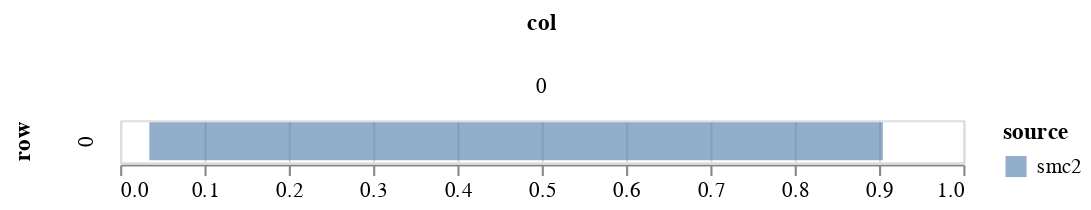

Source (notebook cell):
### Markdown cell above
## Plot quantiles

### Code cell
param = 'beta'
df = get_post_df(ps_smc2[param])
df_quant = df.groupby(['row', 'col'])[['value']].quantile(0.025).reset_index()
df_quant.rename({'value':'q1'}, axis=1, inplace=True)
df_quant2 = df.groupby(['row', 'col'])[['value']].quantile(0.975).reset_index()
df_quant2.rename({'value':'q2'}, axis=1, inplace=True)

df = df_quant.merge(df_quant2, on=['row', 'col'])

# simple quantile chart
df['source'] = 'smc2'
c1 = alt.Chart(df[df.row==0]).mark_bar(opacity=0.6).encode(
        alt.X('q1', title=None),
        alt.X2('q2', title=None),
        alt.Row('row'),
        alt.Column('col'),
        alt.Color('source')
)
c1

### Figure 1 — Vega-Lite specification as saved in the notebook (floating-point values rounded to 4 significant figures)
{"config": {"view": {"continuousWidth": 400, "continuousHeight": 300}}, "data": {"name": "data-179bf123883098a91b40cc76cb73759d"}, "mark": {"type": "bar", "opacity": 0.6}, "encoding": {"color": {"type": "nominal", "field": "source"}, "column": {"type": "quantitative", "field": "col"}, "row": {"type": "quantitative", "field": "row"}, "x": {"type": "quantitative", "field": "q1", "title": null}, "x2": {"field": "q2", "title": null}}, "$schema": "https://vega.github.io/schema/vega-lite/v4.8.1.json", "datasets": {"data-179bf123883098a91b40cc76cb73759d": [{"row": 0, "col": 0, "q1": 0.03462, "q2": 0.9045, "source": "smc2"}]}}
